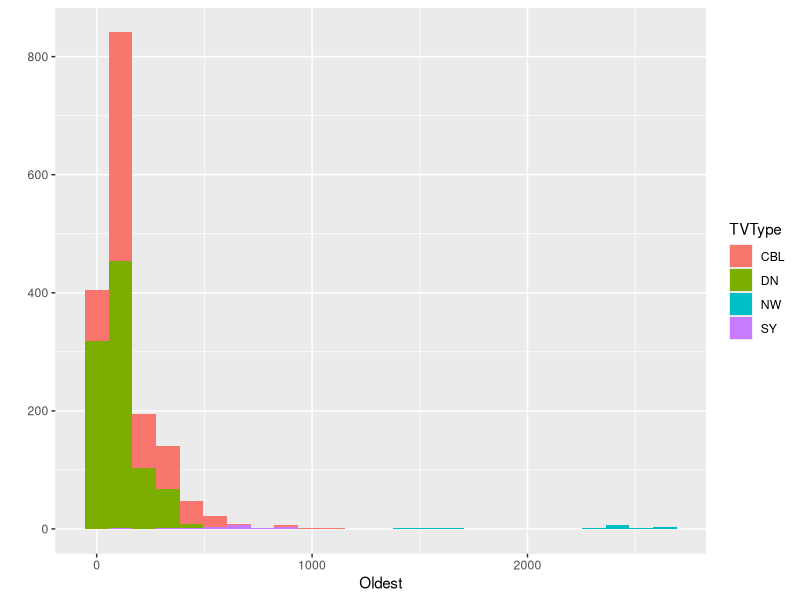
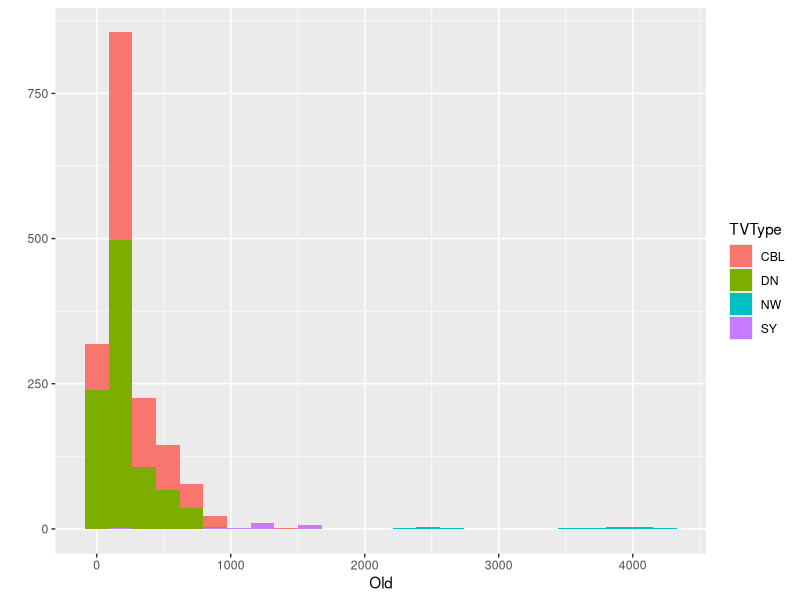
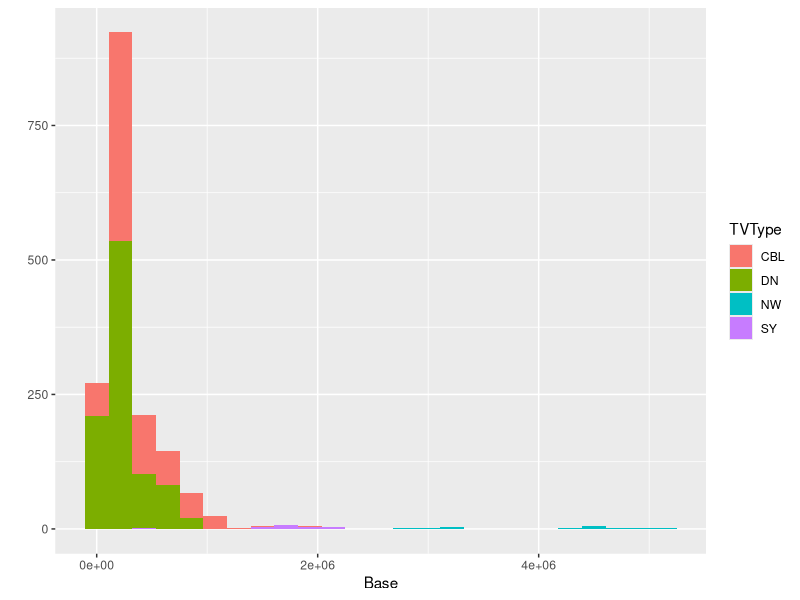
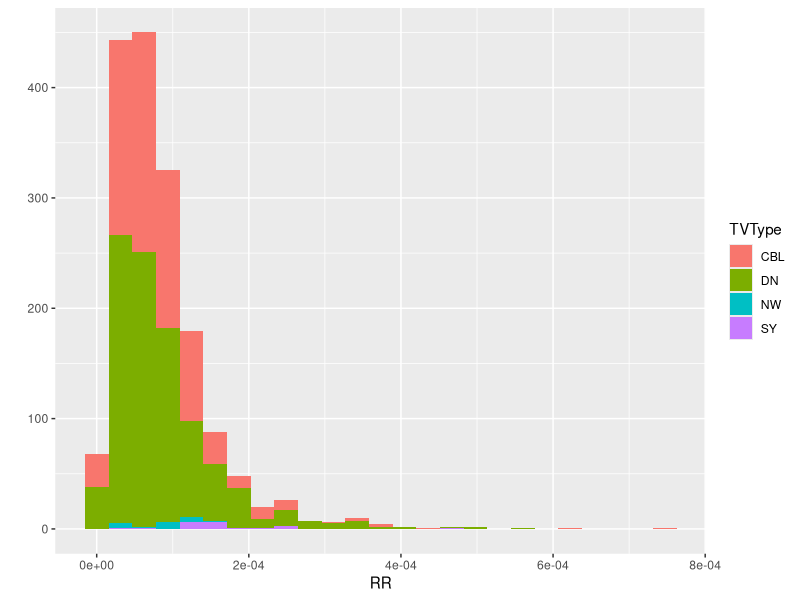
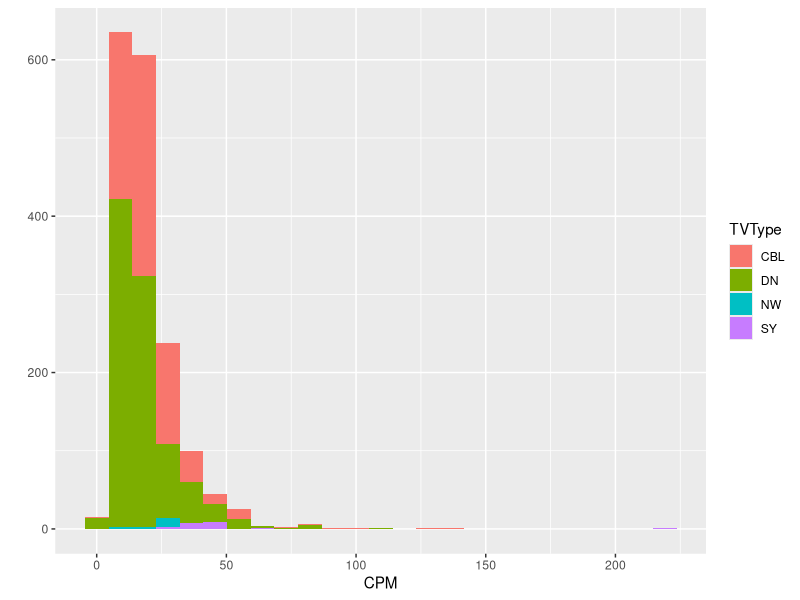
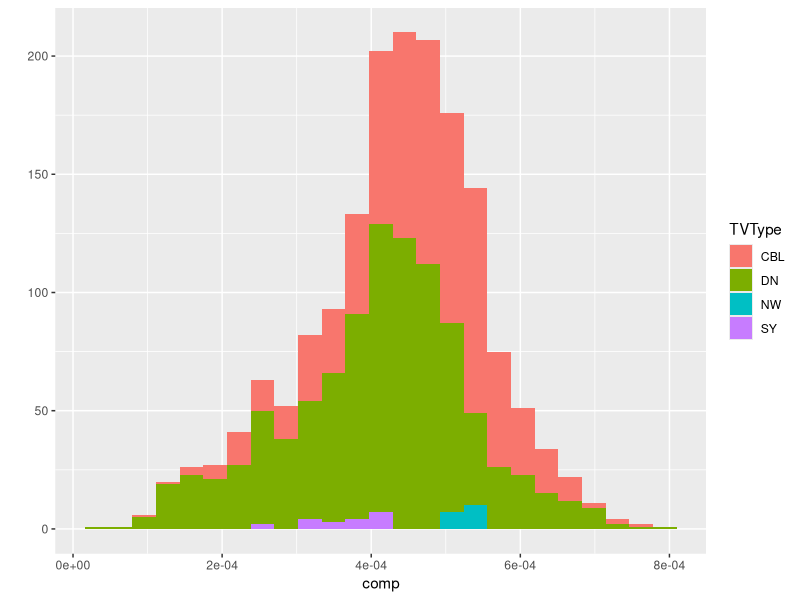
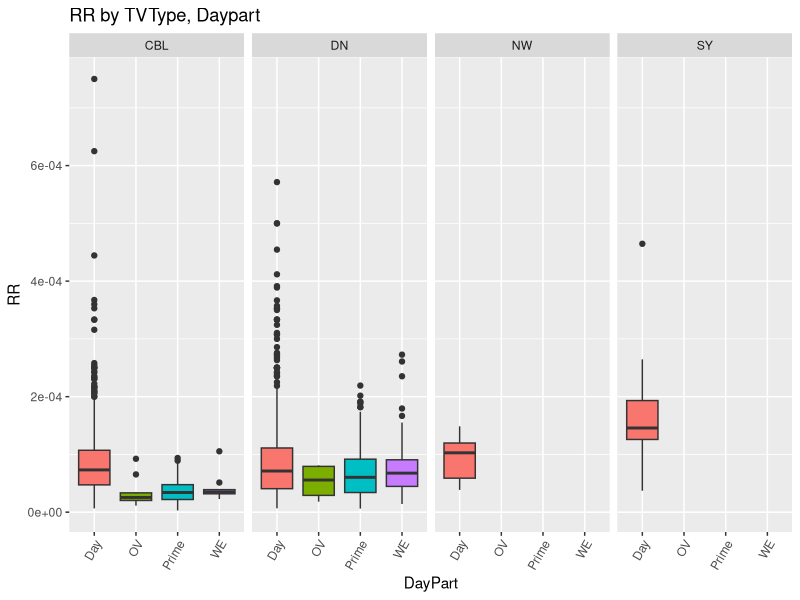
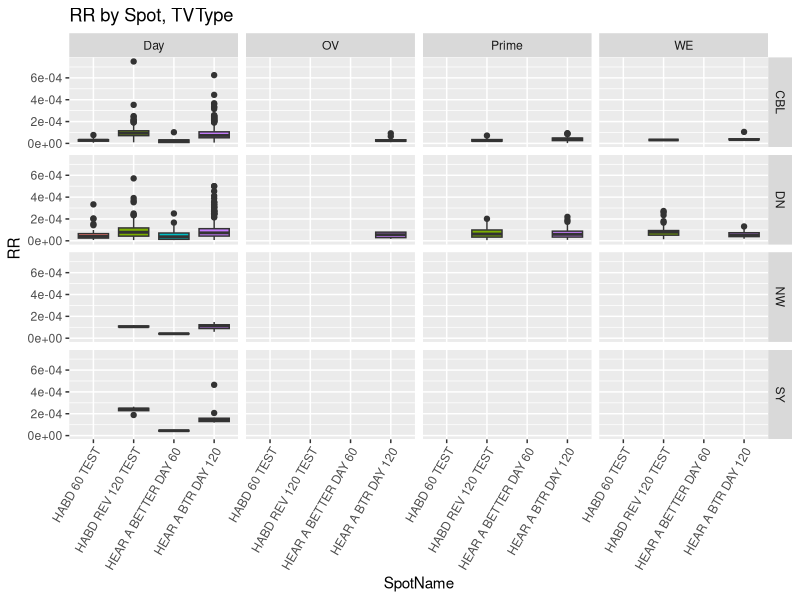

Source code (R) for these figures, in order:
# Miracle-Ear Response Rate

library(ggplot2)
library(caret)
library(dplyr)
library(MASS)

# set up functions for RMSE and MAE

rmse<-function(error)
{
  sqrt(mean(error^2))
}

mae<-function(error)
{
  mean(abs(error))
}

## Get Data

# setwd("H:/direct_r/Miracle-Ear/Analytics/Funnel Analysis August 2017/M-ERR")

rrd<-read.csv("./ResponseRate.csv")


# create a vector of records with no NAs

completes<-complete.cases(rrd)

# drop NAs

rrd<-rrd[completes,]

# drop spots with $0 cost

rrd<-subset(rrd, rrd$SpotCost>0)

# convert some integers to factors

rrd$DayPart<-factor(rrd$DayPart)
rrd$Length<-factor(rrd$Length)

# convert spots with zero leads to small non-zero number

#zero<-sum(rrd$Leads==0)
#newlead<-1/zero
#rrd<-mutate(rrd, Leads = ifelse(test=Leads==0, yes=newlead, no=Leads))
#rrd$Leads<-as.numeric(format(round(rrd$Leads, 2), nsmall = 2))

# Drop spots with 0 leads

rrd<-subset(rrd, rrd$Leads>0)

# Change all syndication to DayPart=2
rrd<-mutate(rrd, DayPart = ifelse(test=TVType=="SY", yes="2", no=DayPart))

# Consolidate Dayparts
rrd<-mutate(rrd, DayPart = ifelse(test=DayPart=="1", yes="2", no=DayPart))
rrd<-mutate(rrd, DayPart = ifelse(test=DayPart=="3", yes="2", no=DayPart))
rrd<-mutate(rrd, DayPart = ifelse(test=DayPart=="6", yes="5", no=DayPart))
rrd<-mutate(rrd, DayPart = ifelse(test=DayPart=="2", yes="Day", no=DayPart))
rrd<-mutate(rrd, DayPart = ifelse(test=DayPart=="4", yes="Prime", no=DayPart))
rrd<-mutate(rrd, DayPart = ifelse(test=DayPart=="5", yes="OV", no=DayPart))
rrd<-mutate(rrd, DayPart = ifelse(test=DayPart=="7", yes="WE", no=DayPart))

# Create RR field, a CPM field and comp field (response rate, CPM and composition)

rrd$RR<-rrd$Leads/(rrd$Oldest*1000)
rrd$CPM<-rrd$SpotCost/rrd$Oldest
rrd$comp<-rrd$Oldest/rrd$Base

# Drop columns we don't need
rrd$Program<-NULL
rrd$Length<-NULL
rrd$Source<-NULL
rrd$SpotCost<-NULL
rrd$Calls<-NULL
rrd$Leads<-NULL

write.csv(rrd, "./mlrrd.csv")

# Plots

qplot(Oldest, data=rrd, fill=TVType, bins=25)
qplot(Old, data=rrd, fill=TVType, bins=25)
qplot(Base, data=rrd, fill=TVType, bins=25)
qplot(RR, data=rrd, fill=TVType, bins=25)
qplot(CPM, data=rrd, fill=TVType, bins=25)
qplot(comp, data=rrd, fill=TVType, bins=25)

# No numeric variables have normal distribution - convert to log values

# rrd$Oldest<-log(rrd$Oldest)
# $rrd$Old<-log(rrd$Old)
# rrd$Base<-log(rrd$Base)
# rrd$RR<-log(rrd$RR)
# rrd$CPM<-log(rrd$CPM)
# rrd$comp<-log(rrd$comp)

# Tried the log transform, got better results with values as-is

# Re-plot to see impact of log transformations

# qplot(Oldest, data=rrd, fill=TVType, bins=25)
# qplot(Old, data=rrd, fill=TVType, bins=25)
# qplot(Base, data=rrd, fill=TVType, bins=25)
# qplot(RR, data=rrd, fill=TVType, bins=25)
# qplot(CPM, data=rrd, fill=TVType, bins=25)
# qplot(comp, data=rrd, fill=TVType, bins=25)


# Boxplots to see relationships

p1<-ggplot(rrd, aes(x=DayPart, y=RR, fill=DayPart))+geom_boxplot()+ggtitle("RR by TVType, Daypart")+facet_grid(.~TVType)+theme(legend.position = "none", axis.text.x = element_text(angle = 60,hjust = 1))

p1

p2<-ggplot(rrd, aes(x=SpotName, y=RR, fill=SpotName))+geom_boxplot()+ggtitle("RR by Spot, TVType")+facet_grid(TVType~DayPart)+theme(legend.position = "none", axis.text.x = element_text(angle = 60,hjust = 1))

p2

p3<-ggplot(rrd, aes(x=ProgramType, y=RR, fill=ProgramType))+geom_boxplot()+ggtitle("RR by ProgramType, TVType")+facet_grid(.~TVType)+theme(legend.position = "none", axis.text.x = element_text(angle = 60,hjust = 1))

p3

# Split data into training and testing sets

set.seed(1234)

inTrain<-createDataPartition(y=rrd$RR, p=.8, list=F, times=1)
rrtrn<-rrd[inTrain,]
rrtst<-rrd[-inTrain,]

sum(rrtrn$TVType=="SY")
sum(rrtrn$TVType=="NW")
sum(rrtst$TVType=="SY")
sum(rrtst$TVType=="NW")


# Step-wise linear model to see what we get......

 fit<-lm(RR~., data=rrtrn)
 step<-stepAIC(fit, direction = "both")
 step$anova

# turn off scientific notation
options(scipen = 999)

m1<-lm(RR ~ Month+DayPart+SpotName+Oldest+Old+Base+CPM+comp, data=rrtrn)
summary(m1)

e<-rrtrn$RR-m1$fitted.values

rmse(e)
mae(e)

# plot our model estimates vs. actuals

actual<-rrtrn$RR

fitted<-m1$fitted.values

# Separate numeric and factor variables from rrtrn
nums<-sapply(rrtrn, is.numeric)
numerics<-rrtrn[, nums]
factors<-rrtrn[, !nums]

results<-as.data.frame(cbind(actual, fitted, factors))

results$diff<-results$actual-results$fitted

View(results)

p4<-ggplot(results, aes(x=SpotName, y=diff, fill=TVType))+geom_boxplot()+ggtitle("Error by Spot, TVType")+facet_grid(.~TVType)+theme(legend.position = "none", axis.text.x = element_text(angle = 60,hjust = 1))

p4

p5<-ggplot(results, aes(x=ProgramType, y=diff, fill=ProgramType))+geom_boxplot()+ggtitle("Error by Program, TVType")+facet_grid(.~TVType)+theme(legend.position = "none", axis.text.x = element_text(angle = 60,hjust = 1))

p5



# Predict test with regression model

pred1<-predict(m1, rrtst)

pe<-rrtst$RR-pred1

rmse(pe)
mae(pe)

# Compare model to just using an average

avgpred<-mean(rrtst$RR)
avpe<-rrtst$RR-avgpred

rmse(avpe)
mae(avpe)

# plot our model predictions vs. actuals

actualp<-rrtst$RR

fitted<-pred1

# Separate numeric and factor variables from rrtrn
nums<-sapply(rrtst, is.numeric)
numerics<-rrtst[, nums]
factors<-rrtst[, !nums]

results1<-as.data.frame(cbind(actualp, fitted, factors))

results1$diff<-results1$actual-results1$fitted

View(results1)

p6<-ggplot(results1, aes(x=SpotName, y=diff, fill=TVType))+geom_boxplot()+ggtitle("Error by Spot, TVType")+facet_grid(.~TVType)+theme(legend.position = "none", axis.text.x = element_text(angle = 60,hjust = 1))

p6

p7<-ggplot(results1, aes(x=ProgramType, y=diff, fill=ProgramType))+geom_boxplot()+ggtitle("Error by Program, TVType")+facet_grid(.~TVType)+theme(legend.position = "none", axis.text.x = element_text(angle = 60,hjust = 1))

p7